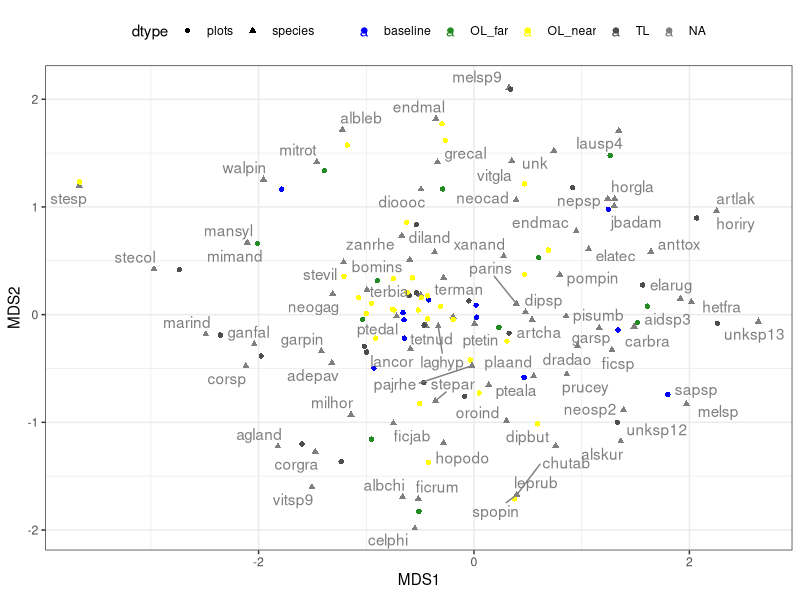
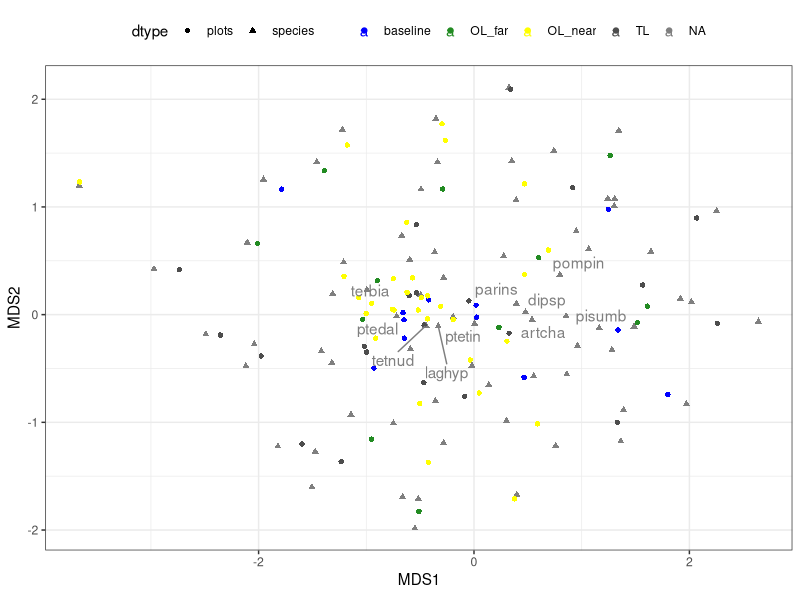
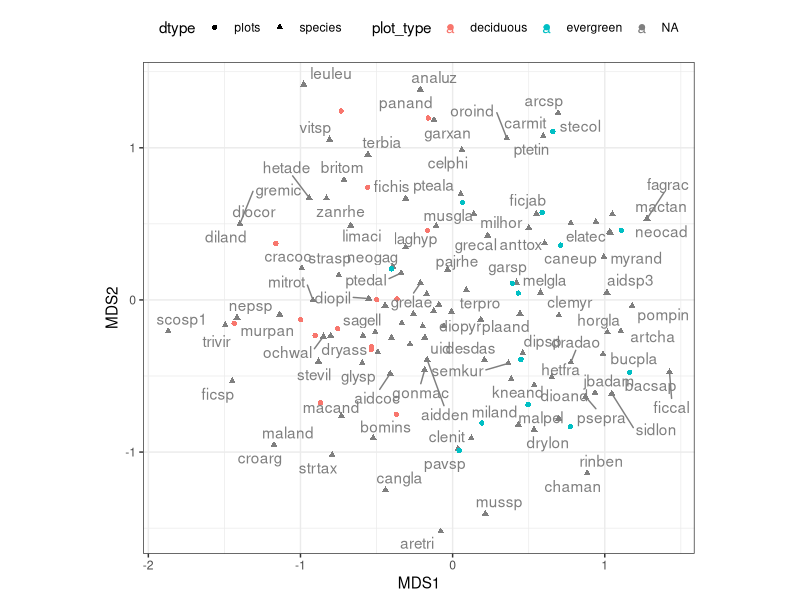
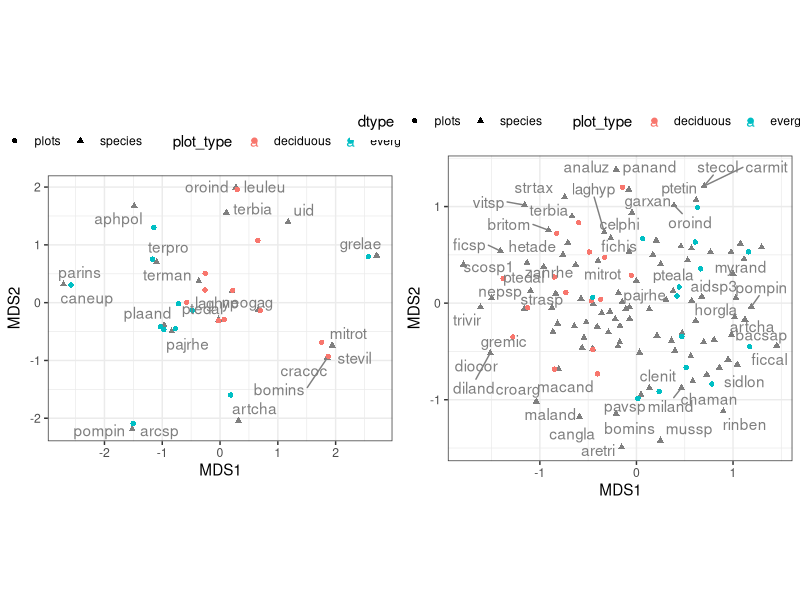

Source code (R) for these figures, in order:
#### July 2023 ####

### Prep
library(tidyverse)
library(readxl)
library(ggpubr)
library(ggrepel)
library(cowplot)

### Figure 1: see PPT file
### Figure 2: Large tree density& richness ~ logging-treatment, forest-type ####

d.lar <- read_csv(file = "plotdata_large.csv")

dat2.tmp <- data.frame()
for(i in 1:n_distinct(d.lar$plot_ID))
{
  iplot <- d.lar %>% filter(plot_ID==sort(unique(d.lar$plot_ID))[i]) %>% filter(code!="stump")
  idat2 <-
    c(instem = nrow(iplot),
      # ieH = diversity(x = iplot %>% pull(code) %>% table(),index = "shannon") %>% exp(),
      insp = n_distinct(iplot$code))

  dat2.tmp <- bind_rows(dat2.tmp,idat2)
}

dat2 <-
  dat2.tmp %>% mutate(plot_ID = sort(unique(d.lar$plot_ID))) %>%
  left_join(y = d.lar %>% select(plot_ID,treatment,forest_type) %>% unique())

comparisons_fig2 <- list( c("TL", "OL_far"), #c("TL", "OL_near"),
                          c("OL_far", "OL_near"),
                          c("baseline", "OL_near"),
                          c("baseline", "OL_far"),c("baseline", "TL"))

commongg_fig2 <- list(
  stat_compare_means(comparisons = comparisons_fig2,method = "t.test",
                          paired = F,label = "p.signif", size = 3.5),
  scale_fill_manual(name ="",values = c("grey90","grey60")),
  scale_x_discrete(labels=c("unlogged"," old policy (1990s)","new policy (2007-14)",
                            "old & new policy (2007-14 & 1990s)")),
  theme_bw(),guides(fill=F),xlab(""),
  theme(text = element_text(size=12)),coord_flip())

fig2 <-
  plot_grid(
  ggplot(data = dat2,
         aes(y=instem,x=treatment)) +
    geom_violin(aes(fill=forest_type)) +
    geom_jitter(width = 0.03,size=0.8) + facet_wrap(.~forest_type,nrow = 2) +
    ylab("Tree density (trees/0.49ha)") + commongg_fig2,

  ggplot(data = dat2,
         aes(y=insp,x=treatment)) +
    geom_violin(aes(fill=forest_type)) +
    geom_jitter(width = 0.03,size=0.8) + facet_wrap(.~forest_type,nrow = 2) +
    ylab("Species richness (species/0.49ha)") + commongg_fig2 +
    theme(axis.text.y = element_blank()),
  rel_widths = c(1.85,1),
  ncol = 2)

# ggsave(plot = fig2,filename = "figure2.png",device = "png",width = 20,height = 13,units = "cm",dpi = 300)

### Figure 3: Rank-abundance curves #####

d.lar <- read_csv(file = "plotdata_large.csv")

# d.lar %>% group_by(treatment,forest_type) %>% summarise(nplots = n_distinct(plot_ID))
# scaled each rank-abundance # of plots to make relative abundances comparable

d.rac_TL.e <- d.lar %>% filter(treatment=="TL",forest_type=="evergreen",code!="stump") %>%
  group_by(treatment,forest_type,species_ID) %>% summarise(nstem = n()) %>%
  arrange(-nstem) %>% mutate(cstem = cumsum(nstem),scaled_nstem = nstem/1.5,
                             counter = row_number(), cstemperc = cstem/max(cstem))

d.rac_OLnear.e <- d.lar %>% filter(treatment=="OL_near",forest_type=="evergreen",code!="stump") %>%
  group_by(treatment,forest_type,species_ID) %>% summarise(nstem = n()) %>%
  arrange(-nstem) %>% mutate(cstem = cumsum(nstem),scaled_nstem = nstem/2.17,
                             counter = row_number(), cstemperc = cstem/max(cstem))

d.rac_OLfar.e <- d.lar %>% filter(treatment=="OL_far",forest_type=="evergreen",code!="stump") %>%
  group_by(treatment,forest_type,species_ID) %>% summarise(nstem = n()) %>%
  arrange(-nstem) %>% mutate(cstem = cumsum(nstem),scaled_nstem = nstem/1,
                             counter = row_number(), cstemperc = cstem/max(cstem))

d.rac_baseline.e <- d.lar %>% filter(treatment=="baseline",forest_type=="evergreen",code!="stump") %>%
  group_by(treatment,forest_type,species_ID) %>% summarise(nstem = n()) %>%
  arrange(-nstem) %>% mutate(cstem = cumsum(nstem),scaled_nstem = nstem/1,
                             counter = row_number(), cstemperc = cstem/max(cstem))

d.rac_TL.d <- d.lar %>% filter(treatment=="TL",forest_type=="deciduous",code!="stump") %>%
  group_by(treatment,forest_type,species_ID) %>% summarise(nstem = n()) %>%
  arrange(-nstem) %>% mutate(cstem = cumsum(nstem), scaled_nstem = nstem/2,
                             counter = row_number(), cstemperc = cstem/max(cstem))

d.rac_OLnear.d <- d.lar %>% filter(treatment=="OL_near",forest_type=="deciduous",code!="stump") %>%
  group_by(treatment,forest_type,species_ID) %>% summarise(nstem = n()) %>%
  arrange(-nstem) %>% mutate(cstem = cumsum(nstem),scaled_nstem = nstem/3,
                             counter = row_number(), cstemperc = cstem/max(cstem))

d.rac_OLfar.d <- d.lar %>% filter(treatment=="OL_far",forest_type=="deciduous",code!="stump") %>%
  group_by(treatment,forest_type,species_ID) %>% summarise(nstem = n()) %>%
  arrange(-nstem) %>% mutate(cstem = cumsum(nstem),scaled_nstem = nstem/1,
                             counter = row_number(), cstemperc = cstem/max(cstem))

d.rac_baseline.d <- d.lar %>% filter(treatment=="baseline",forest_type=="deciduous",code!="stump") %>%
  group_by(treatment,forest_type,species_ID) %>% summarise(nstem = n()) %>%
  arrange(-nstem) %>% mutate(cstem = cumsum(nstem),scaled_nstem = nstem/1,
                             counter = row_number(), cstemperc = cstem/max(cstem))

treatment.labs <- c("unlogged","old policy (1990s)","new policy (2007-14)", "both (2007-14 & 1990s)")
names(treatment.labs) <- c("baseline", "OL_far", "OL_near","TL")

commongg_fig3 <- list(geom_line(alpha = 0.4),
                 geom_point(alpha = 0.8), ylim(0,35),
                 facet_wrap(forest_type ~ treatment,nrow = 2,scales = "free_x",
                            labeller = labeller(treatment = treatment.labs)),
                 ylab(""),xlab(""),theme_bw(),
                 geom_text_repel(aes(label = ifelse(cstemperc <= 0.5,
                                                    species_ID,""),fontface = 'italic'),
                                 size = 2.5,box.padding = 0.35,
                                 min.segment.length = 0,nudge_y = 5,
                                 segment.colour = "gray80",max.overlaps = Inf,
                                 xlim = c(NA,NA),ylim = c(NA,NA)),
                 theme(axis.text.x = element_blank(),
                       text = element_text(size=11),
                       panel.spacing = unit(0.1,"lines")),
                 coord_cartesian(clip = "off"))

specialgg_fig3_evergreenboth <- list(geom_line(alpha = 0.4),
                      geom_point(alpha = 0.8), ylim(0,35),
                      facet_wrap(forest_type ~ treatment,nrow = 2,scales = "free_x",
                                 labeller = labeller(treatment = treatment.labs)),
                      ylab(""),xlab(""),theme_bw(),
                      geom_text_repel(aes(label = ifelse(cstemperc <= 0.5,
                                                         species_ID,""),fontface = 'italic'),
                                      size = 2.5,box.padding = 0.35,
                                      min.segment.length = 0,nudge_y = 0,
                                      segment.colour = "gray80",max.overlaps = Inf,
                                      xlim = c(NA,NA),ylim = c(NA,NA)),
                      theme(axis.text.x = element_blank(),
                            text = element_text(size=11),
                            panel.spacing = unit(0.1,"lines")),
                      coord_cartesian(clip = "off"))



fig3 <-
  plot_grid(
    ggplot(data = d.rac_TL.d, aes(y = scaled_nstem,x=counter)) + commongg_fig3,
    ggplot(data = d.rac_OLnear.d, aes(y = scaled_nstem,x=counter)) + commongg_fig3 + theme(axis.text.y = element_blank()),
    ggplot(data = d.rac_OLfar.d, aes(y = scaled_nstem,x=counter)) + commongg_fig3 + theme(axis.text.y = element_blank()),
    ggplot(data = d.rac_baseline.d, aes(y = scaled_nstem,x=counter)) + commongg_fig3 + theme(axis.text.y = element_blank()),
    ggplot(data = d.rac_TL.e, aes(y = scaled_nstem,x=counter)) + specialgg_fig3_evergreenboth,
    ggplot(data = d.rac_OLnear.e, aes(y = scaled_nstem,x=counter)) + commongg_fig3 + theme(axis.text.y = element_blank()),
    ggplot(data = d.rac_OLfar.e, aes(y = scaled_nstem,x=counter)) + commongg_fig3 + theme(axis.text.y = element_blank()),
    ggplot(data = d.rac_baseline.e, aes(y = scaled_nstem,x=counter)) + commongg_fig3 + theme(axis.text.y = element_blank()),greedy = TRUE,

    nrow = 2)

# ggsave(plot = fig3,filename = "figure3.png",device = "png",width = 21,height = 12,units = "cm",dpi = 300)

### Figure 4: Regen ####
d.nra <- read_xlsx(path = "nra_data.xlsx",sheet = 1)

dat4.tmp <- data.frame()
for(i in 1:n_distinct(d.nra$plot_name))
{
  iplot <- d.nra %>% filter(plot_name == sort(unique(d.nra$plot_name))[i])
  idat3 <-
    c(instem_ar = sum(iplot$nra_sure) + sum(iplot$nra_mostly) + sum(iplot$unsure),
      instem_nr = sum(iplot$natural),
      insp_ar = iplot %>% filter(nra_sure>0 | unsure>0 | nra_mostly >0) %>% pull(species) %>% n_distinct(),
      insp_nr = iplot %>% filter(natural>0) %>% pull(species) %>% n_distinct())
  dat4.tmp <- bind_rows(dat4.tmp,idat3)
}

dat4 <-
  dat4.tmp %>%
  mutate(plot_name = sort(unique(d.nra$plot_name))) %>%
  right_join(x = .,y = d.nra %>%
               select(plot_name,plot_type) %>% distinct()) %>%
  pivot_longer(cols = c(-plot_name,-plot_type),values_to = "count") %>%
  separate(col = "name",into = c("response","regen_type"),sep = "_",remove = T)

comparisons_fig4 <- list( c("ar", "nr"))

fig4 <-
  plot_grid(
    ggplot(data = dat4 %>% filter(response=="instem"),
         aes(y=count,x=regen_type)) +
  geom_violin(aes(fill=plot_type)) +
  geom_jitter(width = 0.03) +
  facet_grid(.~plot_type) + theme_bw() +
  stat_compare_means(comparisons = comparisons_fig4,method = "t.test",
                     paired = F,label = "p.signif") +
  scale_fill_manual(name ="",values = c("grey90","grey60")) +
  guides(fill=F) + xlab("") +
  scale_x_discrete(labels = c("Planted saplings (AR)","Natural regeneration (NR)")) +
  ylab("Number of saplings \n(<10cm gbh & taller than 30cm)") +
  coord_flip(),
  ggplot(data = dat4 %>% filter(response=="insp"),
         aes(y=count,x=regen_type)) +
    geom_violin(aes(fill=plot_type)) +
    geom_jitter(width = 0.03) +
    facet_grid(.~plot_type) + theme_bw() +
    stat_compare_means(comparisons = comparisons_fig4,method = "t.test",
                       paired = F,label = "p.signif") +
    scale_fill_manual(name ="",values = c("grey90","grey60")) +
    guides(fill=F) + xlab("") +
    scale_x_discrete(labels = c("Planted saplings (AR)","Natural regeneration (NR)")) +
    ylab("Species richness of saplings\n(<10cm gbh & taller than 30cm)") +
    coord_flip(),
  nrow = 2)

# ggsave(plot = fig4,filename = "figure4.png",device = "png",width = 20,height = 14,units = "cm",dpi = 300)

##### TRIAL - NMDS plots

library(vegan)

### large tree NMDS

nmds_lar1 <-
  d.lar %>%
  group_by(code,forest_type,treatment,plot_ID) %>% summarize(count = n()) %>%
  reshape2::dcast(formula = code ~ plot_ID,fun.aggregate = sum,value.var = "count") %>%
  column_to_rownames("code") %>%
  metaMDS(comm = .,distance = "bray",k = 2,autotransform = TRUE,plot = F)

nmds_lar2 <-
  bind_rows(
nmds_lar1$points[,c("MDS1","MDS2")] %>%
  as.data.frame() %>% rownames_to_column("ID_column") %>% mutate(dtype = "species"),
nmds_lar1$species[,c("MDS1","MDS2")] %>%
  as.data.frame() %>% rownames_to_column("ID_column") %>% mutate(dtype = "plots")) %>%
  left_join(x = .,y= d.lar %>% select(treatment,forest_type,plot_ID) %>% distinct(),
            by = c("ID_column"="plot_ID"))

plot_nmds_large_all <-
ggplot(data = nmds_lar2,
       aes(y=MDS2,x=MDS1,shape=dtype,colour=treatment)) +
  geom_point() + ggrepel::geom_text_repel(aes(label=ifelse(dtype=="species",ID_column,""))) +
  scale_colour_manual(name="",values=c("blue","forestgreen","yellow","grey30")) +
  theme_bw() + theme(legend.position = "top") +
  coord_equal()

dom_sp <-
  d.lar %>% group_by(treatment,forest_type,code) %>% summarize(nstem = n()) %>%
  group_split(.keep = "code") %>% # 8 groups, 4 logging treatments x 2 forest type
  map(.f = function(x) #  in each group, find top 50% species
    x %>% arrange(-nstem) %>% ungroup() %>%
      mutate(csum = cumsum(nstem),csum_perc = csum/sum(nstem)) %>%
      filter(csum_perc <=0.5) %>% pull(code)) %>%
  unlist() %>% unique()

plot_nmds_large_dom <-
  ggplot(data = nmds_lar2,
         aes(y=MDS2,x=MDS1,shape=dtype,colour=treatment)) +
  geom_point() + ggrepel::geom_text_repel(aes(label=ifelse(dtype=="species" & ID_column %in% dom_sp,
                                                           ID_column,""))) +
  scale_colour_manual(name="",values=c("blue","forestgreen","yellow","grey30")) +
  theme_bw() + theme(legend.position = "top") +
  coord_equal()

### NRA NMDS

nmds_nra0 <-
  d.nra %>%
  mutate(tot_ar = nra_sure + nra_mostly + unsure,
         tot_nr = natural) %>%
  select(plot_name,plot_type,species,tot_ar,tot_nr) %>%
  pivot_longer(cols = c(tot_ar,tot_nr),names_to = "regeneration_type",values_to = "counts")

nmds_nra1 <-
  nmds_nra0 %>%
  reshape2::dcast(formula = species ~ plot_name,fun.aggregate = sum,value.var = "counts") %>%
  column_to_rownames("species") %>%
  metaMDS(comm = .,distance = "bray",k = 2,autotransform = TRUE,plot = F,)

nmds_nra2 <-
  bind_rows(
  nmds_nra1$points[,c("MDS1","MDS2")] %>%
      as.data.frame() %>% rownames_to_column("ID_column") %>% mutate(dtype = "species"),
  nmds_nra1$species[,c("MDS1","MDS2")] %>%
  as.data.frame() %>% rownames_to_column("ID_column") %>% mutate(dtype = "plots")) %>%
  left_join(x = .,y= nmds_nra0 %>% select(plot_type,plot_name) %>% distinct(),
            by = c("ID_column"="plot_name"))

plot_nmds_nra_all <-
  ggplot(data = nmds_nra2,
         aes(y=MDS2,x=MDS1,shape=dtype,colour = plot_type)) +
  geom_point() + ggrepel::geom_text_repel(aes(label=ifelse(dtype=="species",ID_column,""))) +
  theme_bw() + theme(legend.position = "top") +
  coord_equal()

# AR

nmds_nra1 <-
  nmds_nra0 %>% filter(regeneration_type=="tot_ar",counts>0) %>%
  reshape2::dcast(formula = species ~ plot_name,
                  fun.aggregate = sum,value.var = "counts") %>%
  column_to_rownames("species") %>%
  metaMDS(comm = ., distance = "bray", k = 2,autotransform = TRUE, plot = F)

nmds_nra2 <-
  bind_rows(
    nmds_nra1$points[,c("MDS1","MDS2")] %>%
      as.data.frame() %>% rownames_to_column("ID_column") %>% mutate(dtype = "species"),
    nmds_nra1$species[,c("MDS1","MDS2")] %>%
      as.data.frame() %>% rownames_to_column("ID_column") %>% mutate(dtype = "plots")) %>%
  left_join(x = .,y= nmds_nra0 %>% select(plot_type,plot_name) %>% distinct(),
            by = c("ID_column"="plot_name"))

plot_nmds_nra_AR <-
  ggplot(data = nmds_nra2,
         aes(y=MDS2,x=MDS1,shape=dtype,colour = plot_type)) +
  geom_point() + ggrepel::geom_text_repel(aes(label=ifelse(dtype=="species",ID_column,""))) +
  theme_bw() + theme(legend.position = "top") +
  coord_equal()

# NR

nmds_nra1 <-
  nmds_nra0 %>% filter(regeneration_type=="tot_nr",counts>0) %>%
  reshape2::dcast(formula = species ~ plot_name,
                  fun.aggregate = sum,value.var = "counts") %>%
  column_to_rownames("species") %>%
  metaMDS(comm = ., distance = "bray", k = 2,autotransform = TRUE, plot = F)

nmds_nra2 <-
  bind_rows(
    nmds_nra1$points[,c("MDS1","MDS2")] %>%
      as.data.frame() %>% rownames_to_column("ID_column") %>% mutate(dtype = "species"),
    nmds_nra1$species[,c("MDS1","MDS2")] %>%
      as.data.frame() %>% rownames_to_column("ID_column") %>% mutate(dtype = "plots")) %>%
  left_join(x = .,y= nmds_nra0 %>% select(plot_type,plot_name) %>% distinct(),
            by = c("ID_column"="plot_name"))

plot_nmds_nra_NR <-
  ggplot(data = nmds_nra2,
         aes(y=MDS2,x=MDS1,shape=dtype,colour = plot_type)) +
  geom_point() + ggrepel::geom_text_repel(aes(label=ifelse(dtype=="species",ID_column,""))) +
  theme_bw() + theme(legend.position = "top") +
  coord_equal()

ggsave(filename = "nmds_largetrees_all.png",plot = plot_nmds_large_all,device = "png",scale = 1.3,dpi = 300)
ggsave(filename = "nmds_largetrees_dominants.png",plot = plot_nmds_large_dom,device = "png",scale = 1.3,dpi = 300)
ggsave(filename = "nmds_nra_together.png",plot = plot_nmds_nra_all,device = "png",scale = 1.3,dpi = 300)
ggsave(filename = "nmds_nra_sidebyside.png",plot = cowplot::plot_grid(plot_nmds_nra_AR,plot_nmds_nra_NR,nrow = 1),
       device = "png",scale = 3,dpi = 300)





